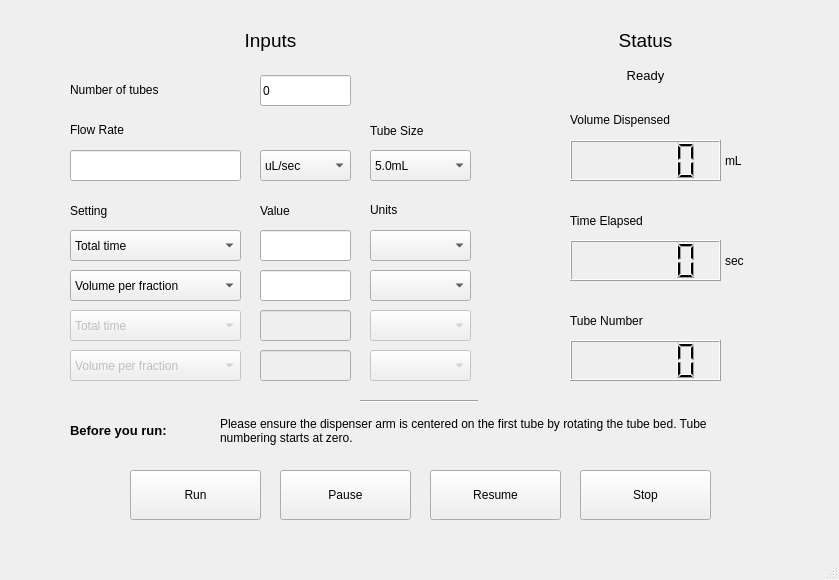
<?xml version="1.0" encoding="UTF-8"?>
<ui version="4.0">
 <class>colosseum</class>
 <widget class="QMainWindow" name="colosseum">
  <property name="geometry">
   <rect>
    <x>0</x>
    <y>0</y>
    <width>839</width>
    <height>580</height>
   </rect>
  </property>
  <property name="windowTitle">
   <string>colosseum 0.0.6</string>
  </property>
  <widget class="QWidget" name="centralwidget">
   <widget class="QLabel" name="statusLabel">
    <property name="geometry">
     <rect>
      <x>570</x>
      <y>10</y>
      <width>151</width>
      <height>61</height>
     </rect>
    </property>
    <property name="font">
     <font>
      <pointsize>14</pointsize>
     </font>
    </property>
    <property name="text">
     <string>Status</string>
    </property>
    <property name="alignment">
     <set>Qt::AlignCenter</set>
    </property>
   </widget>
   <widget class="QLabel" name="inputsLabel">
    <property name="geometry">
     <rect>
      <x>70</x>
      <y>10</y>
      <width>401</width>
      <height>61</height>
     </rect>
    </property>
    <property name="font">
     <font>
      <pointsize>14</pointsize>
     </font>
    </property>
    <property name="text">
     <string>Inputs</string>
    </property>
    <property name="alignment">
     <set>Qt::AlignCenter</set>
    </property>
   </widget>
   <widget class="QLabel" name="volumeDispensed_label">
    <property name="geometry">
     <rect>
      <x>570</x>
      <y>110</y>
      <width>141</width>
      <height>20</height>
     </rect>
    </property>
    <property name="text">
     <string>Volume Dispensed</string>
    </property>
   </widget>
   <widget class="QLabel" name="setting_label">
    <property name="geometry">
     <rect>
      <x>70</x>
      <y>200</y>
      <width>61</width>
      <height>21</height>
     </rect>
    </property>
    <property name="text">
     <string>Setting</string>
    </property>
   </widget>
   <widget class="QLabel" name="value_label">
    <property name="geometry">
     <rect>
      <x>260</x>
      <y>200</y>
      <width>51</width>
      <height>21</height>
     </rect>
    </property>
    <property name="text">
     <string>Value</string>
    </property>
   </widget>
   <widget class="QLabel" name="units_label">
    <property name="geometry">
     <rect>
      <x>370</x>
      <y>200</y>
      <width>51</width>
      <height>20</height>
     </rect>
    </property>
    <property name="text">
     <string>Units</string>
    </property>
   </widget>
   <widget class="QComboBox" name="setting1_combo">
    <property name="geometry">
     <rect>
      <x>70</x>
      <y>230</y>
      <width>171</width>
      <height>31</height>
     </rect>
    </property>
    <item>
     <property name="text">
      <string>Total time</string>
     </property>
    </item>
    <item>
     <property name="text">
      <string>Total volume</string>
     </property>
    </item>
   </widget>
   <widget class="QComboBox" name="setting2_combo">
    <property name="geometry">
     <rect>
      <x>70</x>
      <y>270</y>
      <width>171</width>
      <height>31</height>
     </rect>
    </property>
    <item>
     <property name="text">
      <string>Volume per fraction</string>
     </property>
    </item>
    <item>
     <property name="text">
      <string>Number of fractions</string>
     </property>
    </item>
   </widget>
   <widget class="QLineEdit" name="value1_line">
    <property name="geometry">
     <rect>
      <x>260</x>
      <y>230</y>
      <width>91</width>
      <height>31</height>
     </rect>
    </property>
    <property name="sizePolicy">
     <sizepolicy hsizetype="Preferred" vsizetype="Fixed">
      <horstretch>0</horstretch>
      <verstretch>0</verstretch>
     </sizepolicy>
    </property>
   </widget>
   <widget class="QLineEdit" name="value2_line">
    <property name="geometry">
     <rect>
      <x>260</x>
      <y>270</y>
      <width>91</width>
      <height>31</height>
     </rect>
    </property>
   </widget>
   <widget class="QComboBox" name="unit1_combo">
    <property name="geometry">
     <rect>
      <x>370</x>
      <y>230</y>
      <width>101</width>
      <height>31</height>
     </rect>
    </property>
   </widget>
   <widget class="QComboBox" name="unit2_combo">
    <property name="geometry">
     <rect>
      <x>370</x>
      <y>270</y>
      <width>101</width>
      <height>31</height>
     </rect>
    </property>
   </widget>
   <widget class="QLabel" name="flowrate_label">
    <property name="geometry">
     <rect>
      <x>70</x>
      <y>120</y>
      <width>91</width>
      <height>19</height>
     </rect>
    </property>
    <property name="text">
     <string>Flow Rate</string>
    </property>
   </widget>
   <widget class="QLineEdit" name="flowrate_line">
    <property name="geometry">
     <rect>
      <x>70</x>
      <y>150</y>
      <width>171</width>
      <height>31</height>
     </rect>
    </property>
   </widget>
   <widget class="QComboBox" name="flowunit_combo">
    <property name="geometry">
     <rect>
      <x>260</x>
      <y>150</y>
      <width>91</width>
      <height>31</height>
     </rect>
    </property>
    <item>
     <property name="text">
      <string>uL/sec</string>
     </property>
    </item>
    <item>
     <property name="text">
      <string>uL/min</string>
     </property>
    </item>
    <item>
     <property name="text">
      <string>uL/hr</string>
     </property>
    </item>
    <item>
     <property name="text">
      <string>mL/sec</string>
     </property>
    </item>
    <item>
     <property name="text">
      <string>mL/min</string>
     </property>
    </item>
    <item>
     <property name="text">
      <string>mL/hr</string>
     </property>
    </item>
   </widget>
   <widget class="QComboBox" name="tubeunit_combo">
    <property name="geometry">
     <rect>
      <x>370</x>
      <y>150</y>
      <width>101</width>
      <height>31</height>
     </rect>
    </property>
    <item>
     <property name="text">
      <string>5.0mL</string>
     </property>
    </item>
   </widget>
   <widget class="QLabel" name="tubesize_label">
    <property name="geometry">
     <rect>
      <x>370</x>
      <y>120</y>
      <width>101</width>
      <height>21</height>
     </rect>
    </property>
    <property name="text">
     <string>Tube Size</string>
    </property>
   </widget>
   <widget class="QLCDNumber" name="voldispensed_disp">
    <property name="geometry">
     <rect>
      <x>570</x>
      <y>140</y>
      <width>151</width>
      <height>41</height>
     </rect>
    </property>
   </widget>
   <widget class="QLabel" name="voldispensed_unit">
    <property name="geometry">
     <rect>
      <x>725</x>
      <y>150</y>
      <width>41</width>
      <height>21</height>
     </rect>
    </property>
    <property name="text">
     <string>mL</string>
    </property>
   </widget>
   <widget class="QLabel" name="timeElapsed_label">
    <property name="geometry">
     <rect>
      <x>570</x>
      <y>210</y>
      <width>124</width>
      <height>21</height>
     </rect>
    </property>
    <property name="text">
     <string>Time Elapsed</string>
    </property>
   </widget>
   <widget class="QLabel" name="tubeNumber_label">
    <property name="geometry">
     <rect>
      <x>570</x>
      <y>310</y>
      <width>111</width>
      <height>21</height>
     </rect>
    </property>
    <property name="text">
     <string>Tube Number</string>
    </property>
   </widget>
   <widget class="QLCDNumber" name="timeElapsed_disp">
    <property name="geometry">
     <rect>
      <x>570</x>
      <y>240</y>
      <width>151</width>
      <height>41</height>
     </rect>
    </property>
   </widget>
   <widget class="QLCDNumber" name="tubeIteration_disp">
    <property name="geometry">
     <rect>
      <x>570</x>
      <y>340</y>
      <width>151</width>
      <height>41</height>
     </rect>
    </property>
   </widget>
   <widget class="QComboBox" name="setting3_combo">
    <property name="enabled">
     <bool>false</bool>
    </property>
    <property name="geometry">
     <rect>
      <x>70</x>
      <y>310</y>
      <width>171</width>
      <height>31</height>
     </rect>
    </property>
    <item>
     <property name="text">
      <string>Total time</string>
     </property>
    </item>
    <item>
     <property name="text">
      <string>Total volume</string>
     </property>
    </item>
   </widget>
   <widget class="QComboBox" name="setting4_combo">
    <property name="enabled">
     <bool>false</bool>
    </property>
    <property name="geometry">
     <rect>
      <x>70</x>
      <y>350</y>
      <width>171</width>
      <height>31</height>
     </rect>
    </property>
    <item>
     <property name="text">
      <string>Volume per fraction</string>
     </property>
    </item>
    <item>
     <property name="text">
      <string>Number of fractions</string>
     </property>
    </item>
   </widget>
   <widget class="QLineEdit" name="value3_line">
    <property name="enabled">
     <bool>false</bool>
    </property>
    <property name="geometry">
     <rect>
      <x>260</x>
      <y>310</y>
      <width>91</width>
      <height>31</height>
     </rect>
    </property>
    <property name="sizePolicy">
     <sizepolicy hsizetype="Preferred" vsizetype="Fixed">
      <horstretch>0</horstretch>
      <verstretch>0</verstretch>
     </sizepolicy>
    </property>
   </widget>
   <widget class="QLineEdit" name="value4_line">
    <property name="enabled">
     <bool>false</bool>
    </property>
    <property name="geometry">
     <rect>
      <x>260</x>
      <y>350</y>
      <width>91</width>
      <height>31</height>
     </rect>
    </property>
    <property name="sizePolicy">
     <sizepolicy hsizetype="Preferred" vsizetype="Fixed">
      <horstretch>0</horstretch>
      <verstretch>0</verstretch>
     </sizepolicy>
    </property>
   </widget>
   <widget class="QComboBox" name="unit3_combo">
    <property name="enabled">
     <bool>false</bool>
    </property>
    <property name="geometry">
     <rect>
      <x>370</x>
      <y>310</y>
      <width>101</width>
      <height>31</height>
     </rect>
    </property>
   </widget>
   <widget class="QComboBox" name="unit4_combo">
    <property name="enabled">
     <bool>false</bool>
    </property>
    <property name="geometry">
     <rect>
      <x>370</x>
      <y>350</y>
      <width>101</width>
      <height>31</height>
     </rect>
    </property>
   </widget>
   <widget class="QPushButton" name="runButton">
    <property name="geometry">
     <rect>
      <x>130</x>
      <y>470</y>
      <width>131</width>
      <height>50</height>
     </rect>
    </property>
    <property name="text">
     <string>Run</string>
    </property>
   </widget>
   <widget class="QPushButton" name="pauseButton">
    <property name="geometry">
     <rect>
      <x>280</x>
      <y>470</y>
      <width>131</width>
      <height>50</height>
     </rect>
    </property>
    <property name="text">
     <string>Pause</string>
    </property>
   </widget>
   <widget class="QPushButton" name="stopButton">
    <property name="geometry">
     <rect>
      <x>580</x>
      <y>470</y>
      <width>131</width>
      <height>50</height>
     </rect>
    </property>
    <property name="text">
     <string>Stop</string>
    </property>
   </widget>
   <widget class="Line" name="line">
    <property name="geometry">
     <rect>
      <x>360</x>
      <y>400</y>
      <width>118</width>
      <height>2</height>
     </rect>
    </property>
    <property name="orientation">
     <enum>Qt::Horizontal</enum>
    </property>
   </widget>
   <widget class="QPushButton" name="resumeButton">
    <property name="geometry">
     <rect>
      <x>430</x>
      <y>470</y>
      <width>131</width>
      <height>50</height>
     </rect>
    </property>
    <property name="text">
     <string>Resume</string>
    </property>
   </widget>
   <widget class="QLabel" name="tube_count_label">
    <property name="enabled">
     <bool>true</bool>
    </property>
    <property name="geometry">
     <rect>
      <x>70</x>
      <y>80</y>
      <width>121</width>
      <height>19</height>
     </rect>
    </property>
    <property name="text">
     <string>Number of tubes</string>
    </property>
   </widget>
   <widget class="QLineEdit" name="tube_count_line">
    <property name="geometry">
     <rect>
      <x>260</x>
      <y>75</y>
      <width>91</width>
      <height>31</height>
     </rect>
    </property>
    <property name="text">
     <string>0</string>
    </property>
   </widget>
   <widget class="QLabel" name="timeElapsed_unit">
    <property name="geometry">
     <rect>
      <x>725</x>
      <y>250</y>
      <width>41</width>
      <height>21</height>
     </rect>
    </property>
    <property name="text">
     <string>sec</string>
    </property>
   </widget>
   <widget class="QLabel" name="status_label">
    <property name="enabled">
     <bool>true</bool>
    </property>
    <property name="geometry">
     <rect>
      <x>570</x>
      <y>60</y>
      <width>151</width>
      <height>31</height>
     </rect>
    </property>
    <property name="font">
     <font>
      <pointsize>10</pointsize>
     </font>
    </property>
    <property name="text">
     <string>Ready</string>
    </property>
    <property name="alignment">
     <set>Qt::AlignCenter</set>
    </property>
   </widget>
   <widget class="QLabel" name="info_text">
    <property name="enabled">
     <bool>true</bool>
    </property>
    <property name="geometry">
     <rect>
      <x>220</x>
      <y>410</y>
      <width>521</width>
      <height>41</height>
     </rect>
    </property>
    <property name="font">
     <font>
      <weight>50</weight>
      <italic>false</italic>
      <bold>false</bold>
      <underline>false</underline>
     </font>
    </property>
    <property name="text">
     <string>Please ensure the dispenser arm is centered on the first tube by rotating the tube bed. Tube numbering starts at zero. </string>
    </property>
    <property name="wordWrap">
     <bool>true</bool>
    </property>
   </widget>
   <widget class="QLabel" name="info_title">
    <property name="enabled">
     <bool>true</bool>
    </property>
    <property name="geometry">
     <rect>
      <x>70</x>
      <y>415</y>
      <width>151</width>
      <height>31</height>
     </rect>
    </property>
    <property name="font">
     <font>
      <pointsize>10</pointsize>
      <weight>75</weight>
      <italic>false</italic>
      <bold>true</bold>
      <underline>false</underline>
     </font>
    </property>
    <property name="text">
     <string>Before you run:</string>
    </property>
    <property name="wordWrap">
     <bool>true</bool>
    </property>
   </widget>
  </widget>
  <widget class="QMenuBar" name="menubar">
   <property name="geometry">
    <rect>
     <x>0</x>
     <y>0</y>
     <width>839</width>
     <height>26</height>
    </rect>
   </property>
  </widget>
  <widget class="QStatusBar" name="statusbar"/>
 </widget>
 <resources/>
 <connections/>
</ui>
